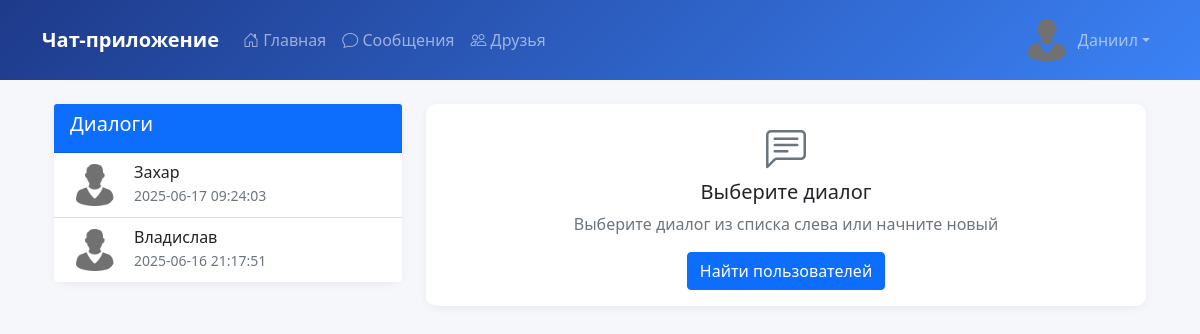
Page /messages (signed in) on the committed database.
### tables this page shows
CREATE TABLE users (
        id INTEGER PRIMARY KEY AUTOINCREMENT,
        username TEXT UNIQUE NOT NULL,
        password TEXT NOT NULL,
        first_name TEXT,
        last_name TEXT,
        about TEXT,
        avatar TEXT DEFAULT 'default_avatar.png',
        registered_at TIMESTAMP DEFAULT CURRENT_TIMESTAMP
    );

### app.py (the view)
@app.route('/messages')
def messages():
    if 'user_id' not in session:
        return redirect(url_for('login'))
    conn = get_db_connection()
    dialogues = conn.execute('''
        SELECT u.id, u.username, u.avatar, MAX(m.sent_at) as last_time
        FROM users u
        JOIN messages m ON (m.sender_id = u.id OR m.receiver_id = u.id)
        WHERE (m.sender_id = ? OR m.receiver_id = ?) AND u.id != ?
        GROUP BY u.id
        ORDER BY last_time DESC
    ''', (session['user_id'], session['user_id'], session['user_id'])).fetchall()
    conn.close()
    return render_template('messages.html', dialogues=dialogues)

### app.py (called while the page is built)
def get_db_connection():
    conn = sqlite3.connect('database.db')
    conn.row_factory = sqlite3.Row
    return conn

### templates/messages.html (shortened to what this page needs)
{% extends "base.html" %}
{% block content %}
<div class="container mt-4">
    <div class="row">
        <div class="col-md-4">
            <div class="card">
                <div class="card-header bg-primary text-white">
                    <h5>Диалоги</h5>
                </div>
                <div class="list-group list-group-flush" style="max-height: 600px; overflow-y: auto;">
                    {% for dialogue in dialogues %}
                    <a href="{{ url_for('conversation', user_id=dialogue.id) }}"
                       class="list-group-item list-group-item-action">
                        <div class="d-flex align-items-center">
                            <img src="{{ url_for('static', filename='img/avatars/' + dialogue.avatar) }}"
                                 class="avatar-sm rounded-circle me-3">
                            <div>
                                <h6 class="mb-0">{{ dialogue.username }}</h6>
                                <small class="text-muted">{{ dialogue.last_time }}</small>
                            </div>
                        </div>
                    </a>
                    {% else %}
                    <div class="list-group-item">
                        <p class="text-muted mb-0">У вас пока нет диалогов</p>
                    </div>
                    {% endfor %}
                </div>
            </div>
        </div>
        <div class="col-md-8">
            <div class="card h-100">
                <div class="card-body d-flex align-items-center justify-content-center">
                    <div class="text-center">
                        <i class="bi bi-chat-left-text fs-1 text-muted mb-3"></i>
                        <h5>Выберите диалог</h5>
                        <p class="text-muted">Выберите диалог из списка слева или начните новый</p>
                        <a href="{{ url_for('users_list') }}" class="btn btn-primary">
                            Найти пользователей
                        </a>
                    </div>
                </div>
            </div>
        </div>
    </div>
</div>
{% endblock %}

### static/css/style.css (style rules this page uses)
:root { --primary: #4361ee; --primary-dark: #3a0ca3; --secondary: #3f37c9; --light: #f8f9fa; --dark: #212529; }
body { background-color: #f5f7fb; font-family: 'Segoe UI', Tahoma, Geneva, Verdana, sans-serif; }
.avatar-sm { width: 48px; height: 48px; }
.card { border: none; border-radius: 10px; box-shadow: 0 2px 10px rgba(0,0,0,0.05); transition: all 0.3s ease; }

### rows in the picture
users: avatar (placeholder picture), username "Захар", last_time "2025-06-17 09:24:03"
users: avatar (placeholder picture), username "Владислав", last_time "2025-06-16 21:17:51"

### other values in the picture
{{ session['username'] }} "Даниил"
